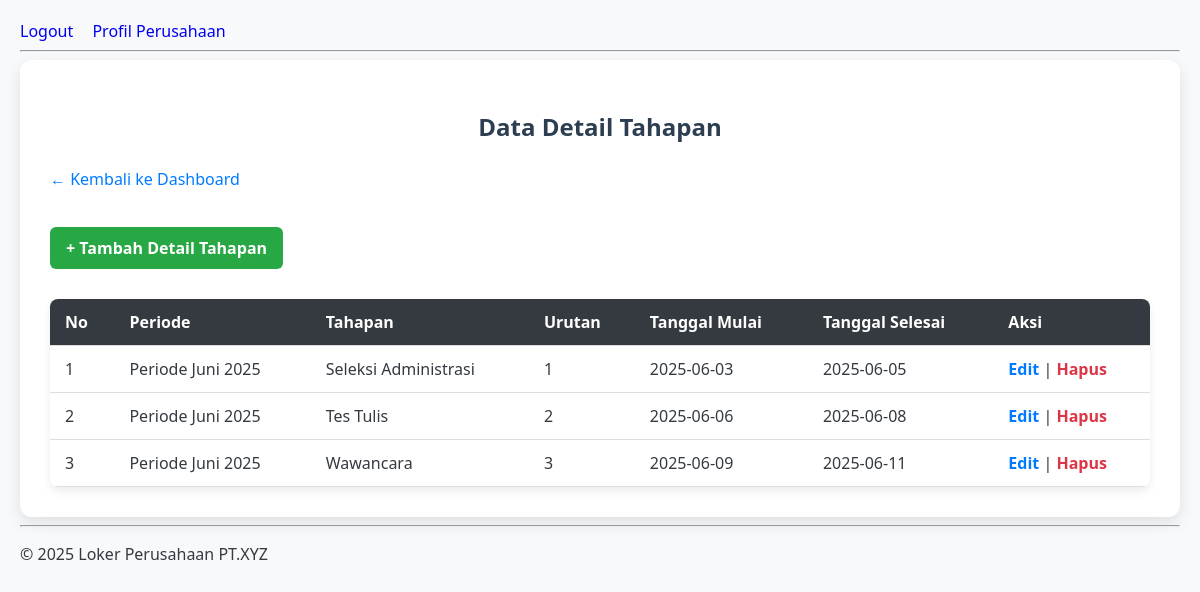
/loker_perusahaan/admin/detail_tahapan.php (signed in), run on the app's committed database.
### tables this page shows
CREATE TABLE `detail_tahapan` (
  `id_detail` int(11) NOT NULL,
  `id_periode` int(11) DEFAULT NULL,
  `id_tahapan` int(11) DEFAULT NULL,
  `urutan` int(11) DEFAULT NULL,
  `tanggal_mulai` date DEFAULT NULL,
  `tanggal_selesai` date DEFAULT NULL
);

CREATE TABLE `periode` (
  `id_periode` int(11) NOT NULL,
  `periode` varchar(50) DEFAULT NULL,
  `status` enum('aktif','nonaktif') DEFAULT NULL
);

CREATE TABLE `tahapan` (
  `id_tahapan` int(11) NOT NULL,
  `tahapan` varchar(100) DEFAULT NULL
);

### loker_perusahaan/admin/detail_tahapan.php (the view, shortened to what this page needs)
<?php
include '../config/koneksi.php';
include '../includes/header.php';
?>
<!DOCTYPE html>
<html lang="id">
<head>
    <link rel="stylesheet" href="../assets/css/admin/detail_tahapan.css">
</head>
<body>
<?php
$query = "
    SELECT dt.*, p.periode, t.tahapan
    FROM detail_tahapan dt
    JOIN periode p ON dt.id_periode = p.id_periode
    JOIN tahapan t ON dt.id_tahapan = t.id_tahapan
    ORDER BY dt.id_periode, dt.urutan
";
$result = mysqli_query($koneksi, $query);
?>
<div class="container">
    <h2>Data Detail Tahapan</h2>
    <a href="../pages/dashboard_admin.php" class="back-link">← Kembali ke Dashboard</a><br><br>
    <a href="tambah_detail_tahapan.php" class="add-button">+ Tambah Detail Tahapan</a>
    <table>
        <thead>
            <tr>
                <th>No</th>
                <th>Periode</th>
                <th>Tahapan</th>
                <th>Urutan</th>
                <th>Tanggal Mulai</th>
                <th>Tanggal Selesai</th>
                <th>Aksi</th>
            </tr>
        </thead>
        <tbody>
        <?php
        $no = 1;
        while($row = mysqli_fetch_assoc($result)) : ?>
            <tr>
                <td><?= $no++; ?></td>
                <td><?= htmlspecialchars($row['periode']); ?></td>
                <td><?= htmlspecialchars($row['tahapan']); ?></td>
                <td><?= $row['urutan']; ?></td>
                <td><?= $row['tanggal_mulai']; ?></td>
                <td><?= $row['tanggal_selesai']; ?></td>
                <td>
                    <a href="edit_detail_tahapan.php?id=<?= $row['id_detail']; ?>">Edit</a> |
                    <a href="hapus_detail_tahapan.php?id=<?= $row['id_detail']; ?>" onclick="return confirm('Yakin ingin menghapus data ini?')">Hapus</a>
                </td>
            </tr>
        <?php endwhile; ?>
        </tbody>
    </table>
</div>
<?php include '../includes/footer.php'; ?>
</body>
</html>

### loker_perusahaan/assets/css/admin/detail_tahapan.css (style rules this page uses)
body { font-family: 'Segoe UI', sans-serif; background-color: #f8f9fa; margin: 0; padding: 20px; color: #343a40; }
.container { max-width: 1100px; margin: auto; background: #fff; padding: 30px; border-radius: 12px; box-shadow: 0 6px 15px rgba(0, 0, 0, 0.1); }
h2 { text-align: center; color: #2c3e50; margin-bottom: 25px; }
a { text-decoration: none; }
.back-link { display: inline-block; margin-bottom: 15px; color: #007bff; }
.add-button { padding: 10px 16px; background-color: #28a745; color: white; border-radius: 6px; font-weight: bold; margin-bottom: 20px; display: inline-block; transition: background-color 0.3s ease; }
table { width: 100%; border-collapse: collapse; margin-top: 10px; background-color: white; border-radius: 8px; overflow: hidden; box-shadow: 0 4px 10px rgba(0, 0, 0, 0.08); }
thead { background-color: #343a40; color: white; }
th, td { padding: 12px 15px; text-align: left; border-bottom: 1px solid #ddd; }
td a { font-weight: bold; }
td a[href*="edit"] { color: #007bff; }
td a[href*="hapus"] { color: #dc3545; }

### loker_perusahaan/includes/header.php (style rules this page uses)
body { font-family: Arial, sans-serif; padding: 20px; }

### data on the page
detail_tahapan: id_periode.periode "Periode Juni 2025", id_tahapan.tahapan "Seleksi Administrasi", urutan "1", tanggal_mulai "2025-06-03", tanggal_selesai "2025-06-05"
detail_tahapan: id_periode.periode "Periode Juni 2025", id_tahapan.tahapan "Tes Tulis", urutan "2", tanggal_mulai "2025-06-06", tanggal_selesai "2025-06-08"
detail_tahapan: id_periode.periode "Periode Juni 2025", id_tahapan.tahapan "Wawancara", urutan "3", tanggal_mulai "2025-06-09", tanggal_selesai "2025-06-11"
